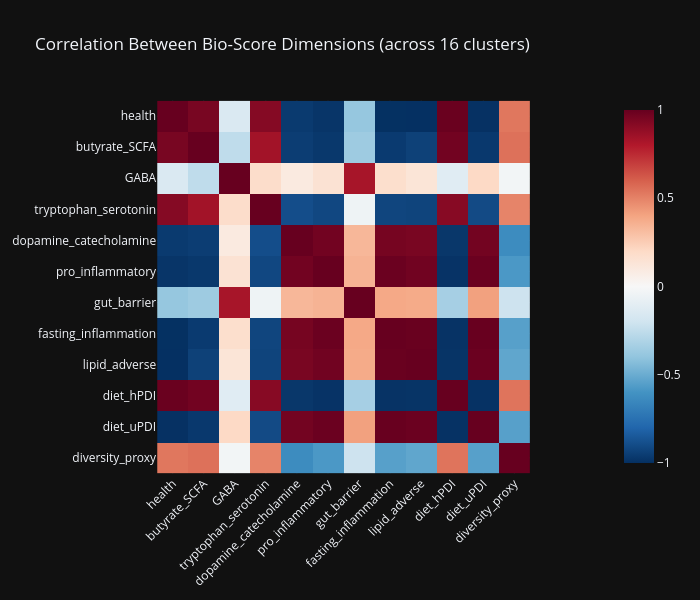

Notebook cell for this chart:
### Code cell
corr = cluster_bio.corr()
fig = px.imshow(corr.values, x=list(corr.columns), y=list(corr.columns),
    color_continuous_scale='RdBu_r', zmin=-1, zmax=1, aspect='equal',
    title='Correlation Between Bio-Score Dimensions (across 16 clusters)',
    template=PLOTLY_DARK, width=700, height=600)
fig.update_layout(xaxis_tickangle=-45)
fig.show()

print('Highly correlated pairs (|r| > 0.9):')
for i in range(len(corr)):
    for j in range(i+1, len(corr)):
        if abs(corr.iloc[i, j]) > 0.9:
            print(f'  {corr.columns[i]} <-> {corr.columns[j]}: r={corr.iloc[i,j]:.3f}')

print('\nEffective dimensionality:')
from sklearn.decomposition import PCA as PCA3
pca_full = PCA3()
pca_full.fit(bio_normed.values)
cumvar = np.cumsum(pca_full.explained_variance_ratio_)
for i, cv in enumerate(cumvar):
    if i < 8:
        print(f'  PC{i+1}: {pca_full.explained_variance_ratio_[i]:.3f} (cumulative: {cv:.3f})')

### Figure 1 — Plotly figure (JSON) as saved in the notebook; plotly's stock layout.template omitted (floating-point values rounded to 4 significant figures; data arrays with more than 128 entries replaced by an {"elided": "..."} marker saying what was removed)
{"data": [{"coloraxis": "coloraxis", "hovertemplate": "x: %{x}<br>y: %{y}<br>color: %{z}<extra></extra>", "name": "0", "type": "heatmap", "x": ["health", "butyrate_SCFA", "GABA", "tryptophan_serotonin", "dopamine_catecholamine", "pro_inflammatory", "gut_barrier", "fasting_inflammation", "lipid_adverse", "diet_hPDI", "diet_uPDI", "diversity_proxy"], "xaxis": "x", "y": ["health", "butyrate_SCFA", "GABA", "tryptophan_serotonin", "dopamine_catecholamine", "pro_inflammatory", "gut_barrier", "fasting_inflammation", "lipid_adverse", "diet_hPDI", "diet_uPDI", "diversity_proxy"], "yaxis": "y", "z": {"elided": "12x12 float values"}}], "layout": {"coloraxis": {"cmax": 1, "cmin": -1, "colorscale": [[0.0, "rgb(5,48,97)"], [0.1, "rgb(33,102,172)"], [0.2, "rgb(67,147,195)"], [0.3, "rgb(146,197,222)"], [0.4, "rgb(209,229,240)"], [0.5, "rgb(247,247,247)"], [0.6, "rgb(253,219,199)"], [0.7, "rgb(244,165,130)"], [0.8, "rgb(214,96,77)"], [0.9, "rgb(178,24,43)"], [1.0, "rgb(103,0,31)"]]}, "height": 600, "title": {"text": "Correlation Between Bio-Score Dimensions (across 16 clusters)"}, "width": 700, "xaxis": {"anchor": "y", "constrain": "domain", "domain": [0.0, 1.0], "scaleanchor": "y", "tickangle": -45}, "yaxis": {"anchor": "x", "autorange": "reversed", "constrain": "domain", "domain": [0.0, 1.0]}}}
